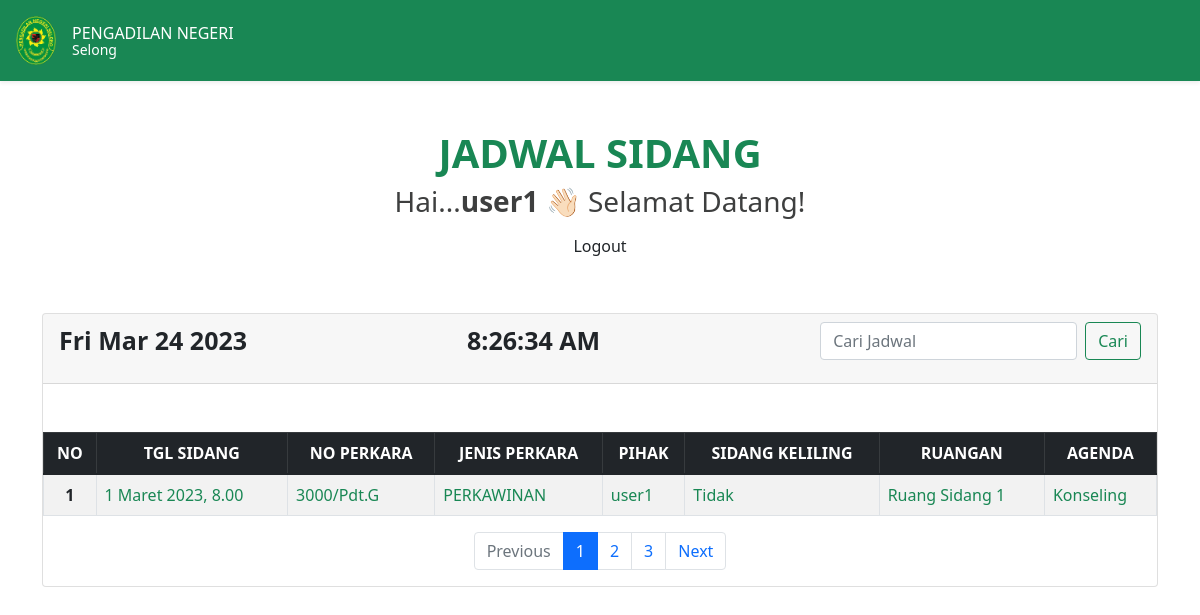
The page /detail/ (signed in) on the database its author committed.
### jadwal/models.py (models this page shows, shortened)
class jadwal(models.Model):
    tgl             = models.DateTimeField(auto_now_add=False)
    noPerkara       = models.CharField(max_length=50, default="3125/Pdt.G" )
    jenisPerkara    = models.CharField(max_length=50)
    pihak           = models.OneToOneField(User, on_delete=models.CASCADE, related_name='pengguna')
    sdk = (
        ('Ya','Ya'),
        ('Tidak','Tidak')
    )
    sidangKeliling  = models.CharField(choices=sdk, max_length=50)
    rng = (
        ('Ruang Sidang 1','Ruang Sidang 1'),
        ('Ruang Sidang 2','Ruang Sidang 2'),
        ('Ruang Sidang 3','Ruang Sidang 3'),
        ('Ruang Sidang 4','Ruang Sidang 4'),
        ('Ruang Sidang 5','Ruang Sidang 5'),
    )
    ruangan  = models.CharField(choices=rng, max_length=50)
    agenda   = models.TextField()
    created  = models.DateTimeField(auto_now_add=True)
    updated  = models.DateTimeField(auto_now_add=True)

### sidang/views.py (the view)
# urls.py: path('detail/',views.detail,name='detail'),
@login_required
def detail(request):
    data1 = User.objects.get(username=request.user)
    data =jadwal.objects.filter(pihak=data1)
    context = {
        'datas':data,
    }
    return render(request,'detail.html',context)

### templates/detail.html (shortened to what this page needs)
{%extends 'base.html'%}
{%load static%}
{%block konten%}
<div class="d-flex align-items-center p-3 mb-3 text-white bg-success shadow-sm">
  <img class="me-3" src="{%static '/img/logo.png'%}"  width="40" height="49">
  <div class="lh-1">
    <a href="{%url 'home'%}" style="text-decoration: none;"><h1 class="h6 mb-0 text-white lh-1">PENGADILAN NEGERI</h1></a>
    <small>Selong</small>
  </div>
</div>
<div class="container">
  <div class="text-center my-5">
    <h1 class="fw-bold text-success">JADWAL SIDANG </h1>
    <h3 style="color:rgb(62, 63, 63);">Hai...<span style="font-weight:bold;">{{user}}</span> 👋🏻 Selamat Datang!</h3>
    <a class="btn" href="{% url 'logout'%}">Logout</a>
  </div>
  <div class="row">
    <div class="col-12">
      <div class="card">
        <div class="card-header d-flex justify-content-between">
          <div id="waktu" style="font-size: 25px;  font-weight: bold;"></div>
          <p id="time" style="font-size: 25px;  font-weight: bold;"></p>
          <div class="">
            <form class="d-flex" role="search">
              <input class="form-control me-2" type="search" placeholder="Cari Jadwal" aria-label="Search">
              <button class="btn btn-outline-success" type="submit">Cari</button>
            </form>
          </div>
        </div>
        <table class="table table-striped  table-bordered mt-5">
          <thead>
            <tr class="table-dark text-center">
              <th scope="col">NO</th>
              <th scope="col">TGL SIDANG</th>
              <th scope="col">NO  PERKARA</th>
              <th scope="col">JENIS PERKARA</th>
              <th scope="col">PIHAK</th>
              <th scope="col">SIDANG KELILING</th>
              <th scope="col">RUANGAN</th>
              <th scope="col">AGENDA</th>
            </tr>
          </thead>
          <tbody>
            {%for data in datas%}
            <tr class="">
              <th scope="row" class="text-center">{{forloop.counter}}</th>
              <td class="text-success">{{data.tgl}}</td>
              <td class="text-success">{{data.noPerkara}}</td>
              <td class="text-success">{{data.jenisPerkara}}</td>
              <td class="text-success">{{data.pihak}}</td>
              <td class="text-success" class="text-center">{{data.sidangKeliling}}</td>
              <td class="text-success">{{data.ruangan}}</td>
              <td class="text-success">{{data.agenda}}</td>
            </tr>
            {%endfor%}
          </tbody>
        </table>
        <nav aria-label="Page navigation example">
          <ul class="pagination justify-content-center">
            <li class="page-item disabled">
              <a class="page-link">Previous</a>
            </li>
            <li class="page-item active"><a class="page-link" href="#">1</a></li>
            <li class="page-item"><a class="page-link" href="#">2</a></li>
            <li class="page-item"><a class="page-link" href="#">3</a></li>
            <li class="page-item">
              <a class="page-link" href="#">Next</a>
            </li>
          </ul>
        </nav>
      </div>
    </div>
  </div>
</div>
{%endblock konten%}

### rows shown on the page
jadwal: tgl "1 Maret 2023, 8.00", noPerkara "3000/Pdt.G", jenisPerkara "PERKAWINAN", pihak "user1", sidangKeliling "Tidak", ruangan "Ruang Sidang 1", agenda "Konseling"

### other values the page prints
{{ user }} "user1"
